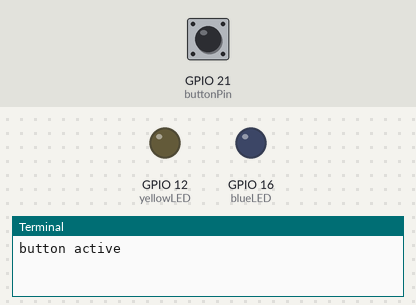
Bench run of a program on a simulated Raspberry Pi (BCM pin numbers). On the bench: output pins drawn as LEDs (lit = HIGH), the last lines printed to the terminal. Dashed ring = blinking. The test bench sets the inputs (shaded band); at power-on: GPIO 21 (buttonPin) HIGH.

Above: at 1.2 s.
1.3 s: GPIO 21 (buttonPin) pulled LOW for 0.15 s
At 2.4 s:
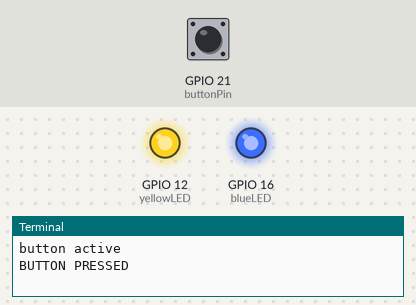
4.3 s: GPIO 21 (buttonPin) pulled LOW for 3.2 s
At 4.7 s:
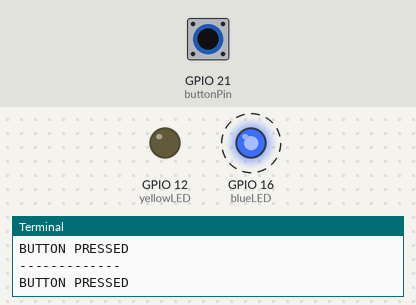
Timing chart, 0 to 10.4 s (numbered marks = the images above; inputs shaded):
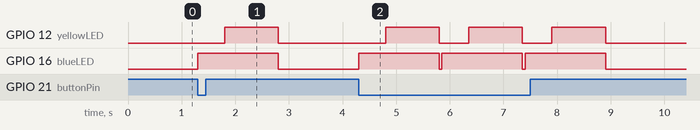

Measured:
- after the input at 1.3 s, GPIO 12 (yellowLED): LOW → HIGH after 0.50 s, → LOW 1.0 s later; GPIO 16 (blueLED): LOW → HIGH at once, → LOW 1.5 s later
- after the input at 4.3 s, GPIO 12 (yellowLED): alternates HIGH for 1.0 s and LOW for 0.55 s, 6 changes in all, then stays LOW, starting after 0.50 s; GPIO 16 (blueLED): alternates HIGH for 1.5 s and LOW for 0.05 s, 6 changes in all, then stays LOW, starting at once

The program:

button_1.py
```python
import RPi.GPIO as GPIO
import time
import os

buttonPin = 21
blueLED = 16
yellowLED = 12

GPIO.setmode(GPIO.BCM)
GPIO.setwarnings(False)

GPIO.setup(buttonPin, GPIO.IN, pull_up_down=GPIO.PUD_UP)
GPIO.setup(blueLED, GPIO.OUT)
GPIO.setup(yellowLED, GPIO.OUT)

last_state = True
input_state = True

print("button active")

while True:
    input_state = GPIO.input(buttonPin)

    if (not input_state):
        print("BUTTON PRESSED")
        GPIO.output(blueLED, GPIO.HIGH)
        time.sleep(0.5)
        GPIO.output(yellowLED, GPIO.HIGH)
        time.sleep(1)
        print("-------------")
    GPIO.output(blueLED, GPIO.LOW)
    GPIO.output(yellowLED, GPIO.LOW)
    time.sleep(0.05)

GPIO.cleanup()
```
